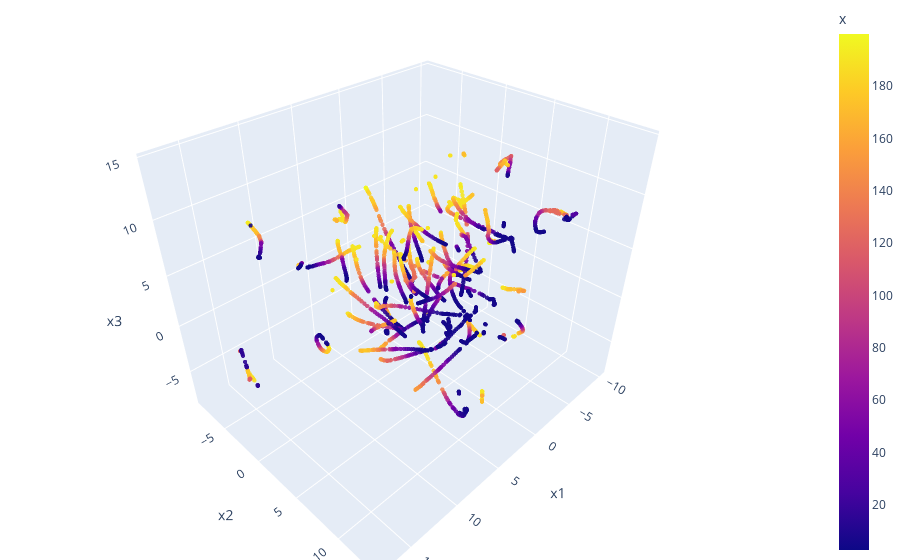

The notebook cell saved with this chart:
### Code cell
fig = px.scatter_3d(df, x='x1', y='x2', z='x3',
              color='x', opacity=0.9)

fig.update_traces(marker_size=1.5)

# tight layout
fig.update_layout(margin=dict(l=0, r=0, b=0, t=0))
fig.show()

### Figure 1 — Plotly figure (JSON) as saved in the notebook; plotly's stock layout.template omitted (floating-point values rounded to 4 significant figures; data arrays with more than 128 entries replaced by an {"elided": "..."} marker saying what was removed)
{"data": [{"hovertemplate": "x1=%{x}<br>x2=%{y}<br>x3=%{z}<br>x=%{marker.color}<extra></extra>", "legendgroup": "", "marker": {"color": {"elided": "3747 float values"}, "coloraxis": "coloraxis", "opacity": 0.9, "size": 1.5, "symbol": "circle"}, "mode": "markers", "name": "", "scene": "scene", "showlegend": false, "type": "scatter3d", "x": {"elided": "3747 float values"}, "y": {"elided": "3747 float values"}, "z": {"elided": "3747 float values"}}], "layout": {"coloraxis": {"colorbar": {"title": {"text": "x"}}, "colorscale": [[0, "#0d0887"], [0.1111, "#46039f"], [0.2222, "#7201a8"], [0.3333, "#9c179e"], [0.4444, "#bd3786"], [0.5556, "#d8576b"], [0.6667, "#ed7953"], [0.7778, "#fb9f3a"], [0.8889, "#fdca26"], [1, "#f0f921"]]}, "legend": {"tracegroupgap": 0}, "margin": {"b": 0, "l": 0, "r": 0, "t": 0}, "scene": {"domain": {"x": [0, 1], "y": [0, 1]}, "xaxis": {"title": {"text": "x1"}}, "yaxis": {"title": {"text": "x2"}}, "zaxis": {"title": {"text": "x3"}}}}}
